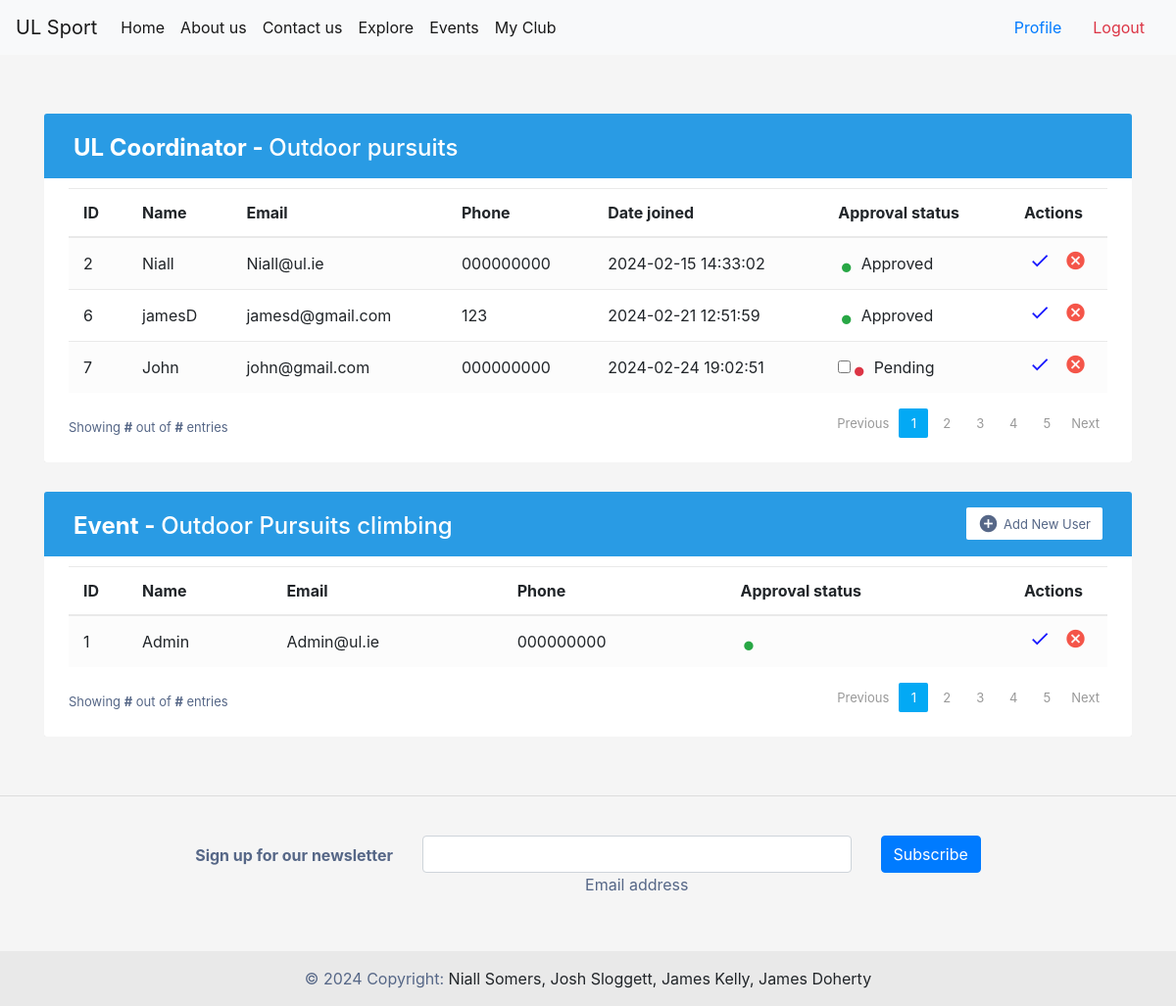
The page /myclub (signed in) on the database as committed earlier.
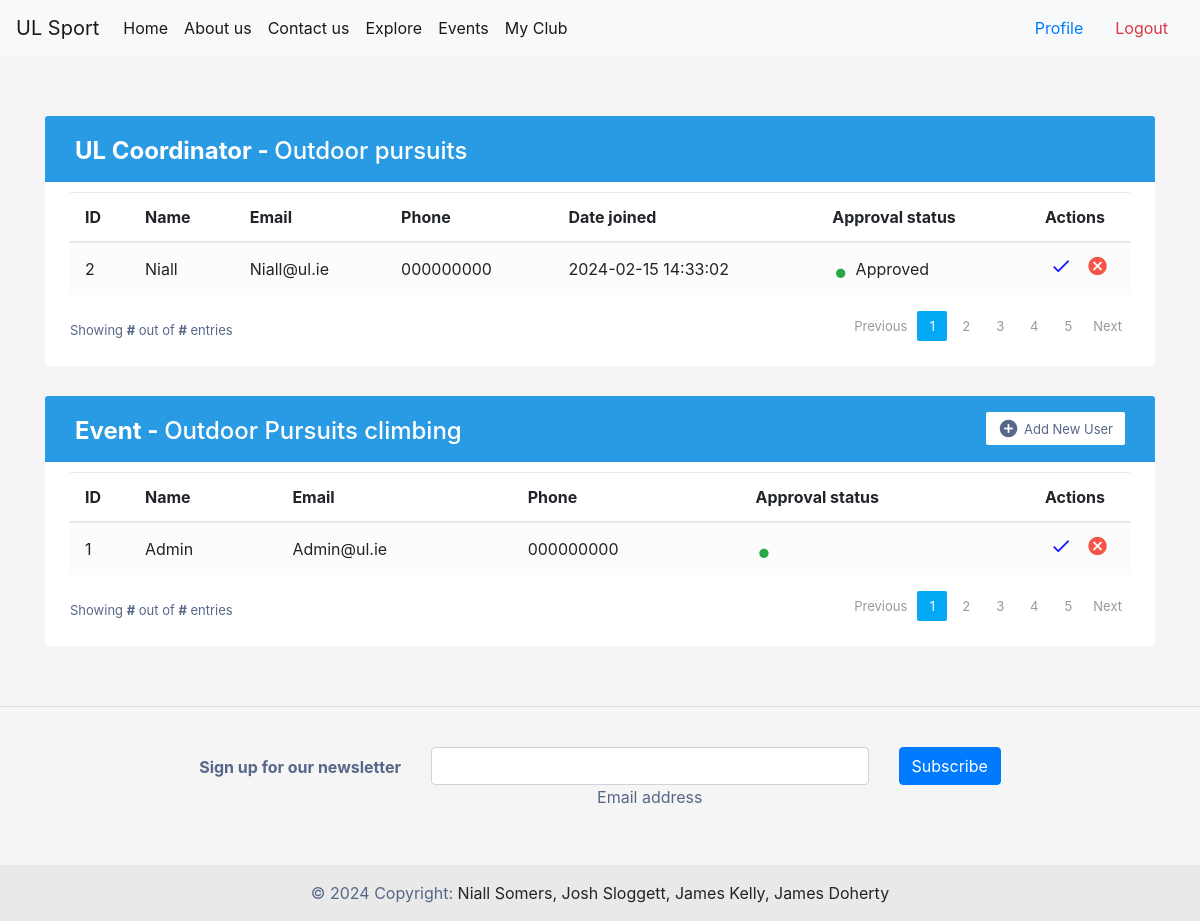
The same page on the database as committed later.
### tables this page shows
CREATE TABLE ClubMemberships (
    MembershipID INTEGER PRIMARY KEY AUTOINCREMENT,
    UserID INTEGER,
    ClubID INTEGER,
    RequestStatus TEXT DEFAULT 'Pending',
    CreatedAt TIMESTAMP DEFAULT CURRENT_TIMESTAMP,
    UpdatedAt TIMESTAMP DEFAULT CURRENT_TIMESTAMP ,
    FOREIGN KEY (UserID) REFERENCES Users(UserID),
    FOREIGN KEY (ClubID) REFERENCES Clubs(ClubID)
);

CREATE TABLE Users (
    UserID INTEGER PRIMARY KEY AUTOINCREMENT,
    Username TEXT NOT NULL,
    Password TEXT NOT NULL,
    Contact TEXT NOT NULL,
    Email TEXT NOT NULL,
    Role TEXT NOT NULL,
    ApprovalStatus TEXT DEFAULT 'Pending',
    CreatedAt TIMESTAMP DEFAULT CURRENT_TIMESTAMP,
    UpdatedAt TIMESTAMP DEFAULT CURRENT_TIMESTAMP
);

CREATE TABLE Events (
    EventID INTEGER PRIMARY KEY AUTOINCREMENT,
    Title TEXT NOT NULL,
    Description TEXT,
    Date DATE NOT NULL,
    Time TIME NOT NULL,
    Venue TEXT NOT NULL,
    ClubID INTEGER,
    CreatedAt TIMESTAMP DEFAULT CURRENT_TIMESTAMP,
    UpdatedAt TIMESTAMP DEFAULT CURRENT_TIMESTAMP,
    FOREIGN KEY (ClubID) REFERENCES Clubs(ClubID)
);

CREATE TABLE EventRegistrations (
    RegistrationID INTEGER PRIMARY KEY AUTOINCREMENT,
    UserID INTEGER,
    EventID INTEGER,
    Status TEXT DEFAULT 'Pending',
    CreatedAt TIMESTAMP DEFAULT CURRENT_TIMESTAMP,
    UpdatedAt TIMESTAMP DEFAULT CURRENT_TIMESTAMP,
    FOREIGN KEY (UserID) REFERENCES Users(UserID),
    FOREIGN KEY (EventID) REFERENCES Events(EventID)
);

### permissionpages.py (the view)
def myclub():
    if current_user is None:
        return render_template('/home.html',)
    else:
        conn = db.connect('db/user_data.db')
        cursor = conn.cursor()
        conn = db.connect('db/user_data.db')
        cursor = conn.cursor()
        cursor.execute('SELECT Role FROM Users WHERE UserID = ?', (current_user.id,))
        role_data = cursor.fetchone()
        cursor.execute('SELECT * FROM Clubs WHERE CoordinatorID = ?', (current_user.id,))
        club_owner = cursor.fetchone()
        if role_data[0] == 'Coordinator' and club_owner:
            cursor.execute('''
                        SELECT u.UserID, u.Username, u.Contact, u.Email, c.RequestStatus, c.CreatedAt
                        FROM Users u
                        JOIN ClubMemberships c ON u.UserID = c.UserID
                        WHERE c.ClubID = ?
                    ''', (club_owner[0],))
            club_users = cursor.fetchall()
            cursor.execute('''
                SELECT * from Events WHERE ClubID = ?
            ''', (club_owner[0],))
            event_data = cursor.fetchall()
            registered_data = []
            for event in event_data:
                cursor.execute('''
                                SELECT Users.UserID, Users.Username, Users.Contact, Users.Email, EventRegistrations.Status
                                FROM Users
                                JOIN EventRegistrations ON Users.UserID = EventRegistrations.UserID
                                WHERE EventRegistrations.EventID = ?
                            ''', (event[0],))
                registered_data.append(cursor.fetchall())
            print(registered_data)
            return render_template('/myclubmanage.html', current_user=current_user, club_data=club_owner, club_users=club_users, event_data=event_data, registered_data=registered_data)
        elif role_data[0] == 'Coordinator' and club_owner is None:
            return render_template('/myclubcreate.html', current_user=current_user)

### app.py (called while the page is built)
@login_manager.user_loader
def load_user(user_id):
    conn = db.connect('db/user_data.db')
    cursor = conn.cursor()
    cursor.execute('SELECT * FROM Users WHERE UserID = ?', (user_id,))
    user_data = cursor.fetchone()
    conn.close()
    if user_data:
        return auth.User(user_data[0], user_data[1])

### templates/myclubmanage.html (shortened to what the changed rows need)
{% extends "base.html" %}
{% block content %}
{% if user_data.role == 'Coordinator' %}
<div class="container-xl">
    <div class="table-responsive">
        <div class="table-wrapper">
            <div class="table-title">
                <div class="row">
                    <div class="col-sm-5">
                        <h2><b>UL Coordinator - </b> {{user_data.club}}</h2>
                    </div>
                </div>
            </div>
            <table class="table table-striped table-hover">
                <thead>
                    <tr>
                        <th>ID</th>
                        <th>Name</th>
                        <th>Email</th>
                        <th>Phone</th>
                        <th>Date joined</th>
                        <th>Approval status</th>
                        <th>Actions</th>
                    </tr>
                </thead>
                <tbody>
                {% for data in club_users %}
                    <tr>
                        <td>{{data[0]}}</td>
                        <td>{{data[1]}}</td>
                        <td>{{data[3]}}</td>
                        <td>{{data[2]}}</td>
                        <form method="post" action="{{ url_for('updateClubMember') }}">
                            <td>{{data[5]}}</td>
                            {% if data[4] != "Pending" %}
                                <td><input type="hidden" name="approval" value="on"/><span class="status text-success">&bull;</span> {{data[4]}}</td>
                            {% else %}
                                <td><input type="checkbox" name="approval"/><span class="status text-danger">&bull;</span> {{data[4]}}</td>
                            {% endif %}
                            <td>
                                  <button type="submit" style="background: transparent; border: 0; padding: 0; color: blue;" class="update-user" title="Update User" data-toggle="tooltip">
                                    <i class="material-icons">&#xE5CA;</i>
                                  </button>
                                <a href="#" class="delete" title="Delete" data-toggle="tooltip"><i class="material-icons">&#xE5C9;</i></a>
                            </td>
                        </form>
                    </tr>
                    {% endfor %}
                </tbody>
            </table>
        </div>
    </div>
</div>
{% for event in event_data %}
<div class="container-xl">
    <div class="table-responsive">
        <div class="table-wrapper">
            <div class="table-title">
                <div class="row">
                    <div class="col-sm-5">
                        <h2><b>Event - </b> {{event[1]}}</h2>
                    </div>
                    <div class="col-sm-7">
                        <a href="#" class="btn btn-secondary"><i class="material-icons">&#xE147;</i> <span>Add New User</span></a>
                    </div>
                </div>
            </div>
            <table class="table table-striped table-hover">
                <thead>
                    <tr>
                        <th>ID</th>
                        <th>Name</th>
                        <th>Email</th>
                        <th>Phone</th>
                        <th>Approval status</th>
                        <th>Actions</th>
                    </tr>
                </thead>
                <tbody>
                {% for data in registered_data[loop.index0] %}
                    <tr>
                        <td>{{data[0]}}</td>
                        <td>{{data[1]}}</td>
                        <td>{{data[3]}}</td>
                        <td>{{data[2]}}</td>
                        <form method="post" action="{{ url_for('updateClubMember') }}">
                            {% if data[6] != "Pending" %}
                                <td><input type="hidden" name="approval" value="on"/><span class="status text-success">&bull;</span> {{data[6]}}</td>
                            {% else %}
                                <td><input type="checkbox" name="approval"/><span class="status text-danger">&bull;</span> {{data[6]}}</td>
                            {% endif %}
                            <td>
                                  <button type="submit" style="background: transparent; border: 0; padding: 0; color: blue;" class="update-user" title="Update User" data-toggle="tooltip">
                                    <i class="material-icons">&#xE5CA;</i>
                                  </button>
                                <a href="#" class="delete" title="Delete" data-toggle="tooltip"><i class="material-icons">&#xE5C9;</i></a>
                            </td>
                        </form>
                    </tr>
                    {% endfor %}
                </tbody>
            </table>
            <div class="clearfix">
                <div class="hint-text">Showing <b>#</b> out of <b>#</b> entries</div>
                <ul class="pagination">
                    <li class="page-item disabled"><a href="#">Previous</a></li>
                    <li class="page-item active"><a href="#" class="page-link">1</a></li>
                    <li class="page-item"><a href="#" class="page-link">2</a></li>
                    <li class="page-item "><a href="#" class="page-link">3</a></li>
                    <li class="page-item"><a href="#" class="page-link">4</a></li>
                    <li class="page-item"><a href="#" class="page-link">5</a></li>
                    <li class="page-item"><a href="#" class="page-link">Next</a></li>
                </ul>
            </div>
        </div>
    </div>
</div>
{% endfor %}
        {% else %}
        <p>{{current_user.username}} is not authorized to access this page!</p>
        {% endif %}
{% endblock %}

Rows that differ between the two databases and show on the page:
no longer on this page (row edited): ClubMemberships: UserID "6", Username "jamesD", Email "jamesd@gmail.com", Contact "123", CreatedAt "2024-02-21 12:51:59", RequestStatus "Approved"
removed ClubMemberships: UserID "7", Username "John", Email "john@gmail.com", Contact "000000000", CreatedAt "2024-02-24 19:02:51", RequestStatus "Pending"
